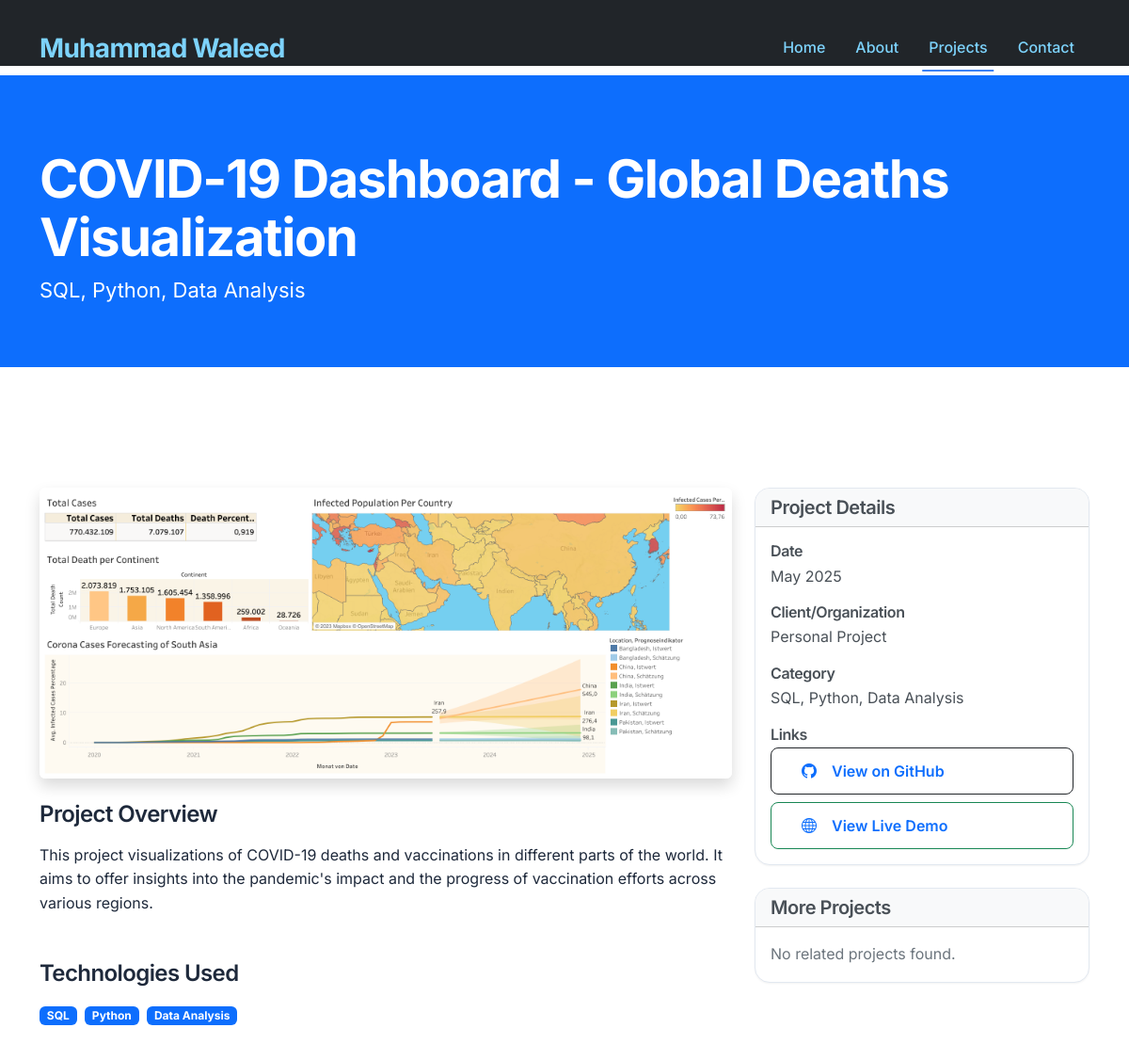
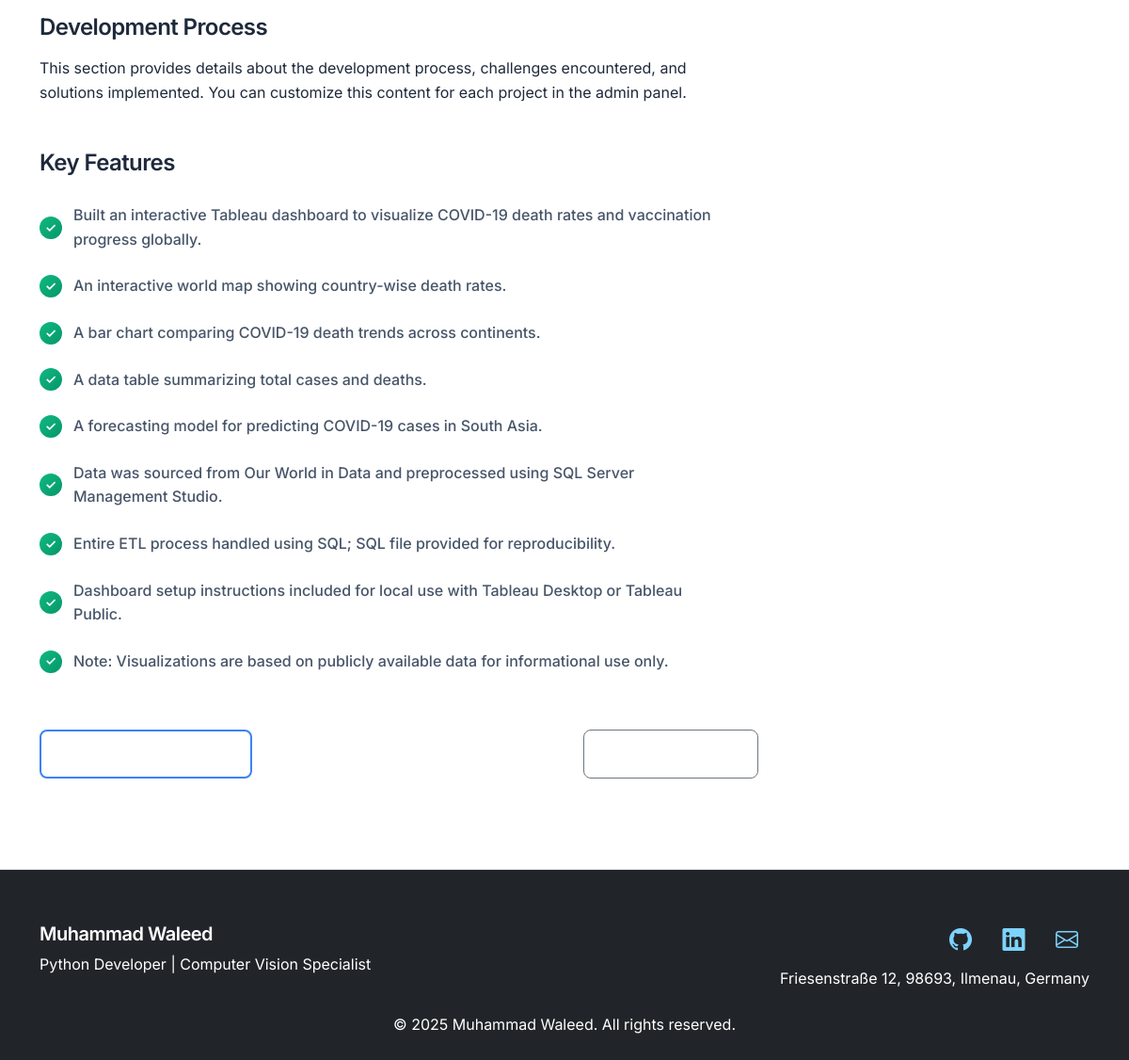
/projects/1/, run on the app's committed database (2 pictures, top to bottom).
### main/models.py (models this page shows, shortened)
class Project(models.Model):
    title = models.CharField(max_length=100)
    description = models.TextField()
    technology = models.CharField(max_length=50)
    image = models.ImageField(upload_to='project_images/', blank=True)
    github_link = models.URLField(blank=True)
    live_link = models.URLField(blank=True)
    created_at = models.DateTimeField(auto_now_add=True)
    features = models.TextField(blank=True, help_text="Use bullet points or comma-separated features.")
    results = models.TextField(blank=True, help_text="Describe the impact or results of the project.")
    class Meta:
        ordering = ['-created_at']

### main/views.py (the view)
# urls.py: path('projects/<int:pk>/', views.project_detail, name='project_detail'),
def project_detail(request, pk):
    project = get_object_or_404(Project, pk=pk)
    technologies = [tech.strip() for tech in project.technology.split(',')] if project.technology else []
    prev_project = Project.objects.filter(created_at__gt=project.created_at).order_by('created_at').first()
    next_project = Project.objects.filter(created_at__lt=project.created_at).order_by('-created_at').first()
    related_projects = Project.objects.filter(technology__icontains=project.technology).exclude(id=project.id)[:3]
    context = {
        'project': project,
        'technologies': technologies,  # Add the split technologies list
        'prev_project': prev_project,
        'next_project': next_project,
        'related_projects': related_projects
    }
    return render(request, 'main/project_detail.html', context)

### main/templates/main/project_detail.html (shortened to what this page needs)
{% extends 'main/base.html' %}
{% load static %}
{% block content %}
<section class="project-header bg-primary text-white py-5 mb-5">
    <div class="container">
        <h1 class="display-4 fw-bold">{{ project.title }}</h1>
        <p class="lead">{{ project.technology }}</p>
    </div>
</section>
<section class="project-details py-5">
    <div class="container">
        <div class="row">
            <div class="col-lg-8">
                {% if project.image %}
                <div class="project-image mb-4">
                    <img src="{{ project.image.url }}" alt="{{ project.title }}" class="img-fluid rounded shadow">
                </div>
                {% endif %}
                <div class="project-content">
                    <h2 class="h4 mb-3">Project Overview</h2>
                    <p>{{ project.description }}</p>
                    <h2 class="h4 mt-5 mb-3">Technologies Used</h2>
                    <div class="mb-4">
                        {% for tech in technologies %}
                            <span class="badge bg-primary me-1 mb-1">{{ tech }}</span>
                        {% endfor %}
                    </div>
                    <h2 class="h4 mt-5 mb-3">Development Process</h2>
                    <p>This section provides details about the development process, challenges encountered, and solutions implemented. You can customize this content for each project in the admin panel.</p>
                    {% if project.features %}
                    <h2 class="h4 mt-5 mb-3">Key Features</h2>
                    <ul class="features-list">
                        {% for feature in project.features.splitlines %}
                            <li>{{ feature }}</li>
                        {% endfor %}
                    </ul>
                    {% endif %}
                </div>
            </div>
            <div class="col-lg-4">
                <div class="project-sidebar">
                    <div class="card mb-4 shadow-sm">
                        <div class="card-header bg-light">
                            <h2 class="h5 mb-0">Project Details</h2>
                        </div>
                        <div class="card-body">
                            <div class="detail-item mb-3">
                                <h3 class="h6 mb-1">Date</h3>
                                <p class="mb-0">{{ project.created_at|date:"F Y" }}</p>
                            </div>
                            <div class="detail-item mb-3">
                                <h3 class="h6 mb-1">Client/Organization</h3>
                                <p class="mb-0">{% if project.title == "Implementation of a data acquisition and analysis software for handheld multispectral camera system" %}Carl Zeiss Jena GmbH{% elif project.title == "Video Based Human Action Recognition using reservoir computing" %}Technical University Ilmenau{% else %}Personal Project{% endif %}</p>
                            </div>
                            <div class="detail-item mb-3">
                                <h3 class="h6 mb-1">Category</h3>
                                <p class="mb-0">{{ project.technology }}</p>
                            </div>
                            <div class="detail-item">
                                <h3 class="h6 mb-1">Links</h3>
                                <div class="project-links">
                                    {% if project.github_link %}
                                    <a href="{{ project.github_link }}" class="btn btn-outline-dark mb-2 w-100" target="_blank">
                                        <i class="bi bi-github me-2"></i> View on GitHub
                                    </a>
                                    {% endif %}
                                    {% if project.live_link %}
                                    <a href="{{ project.live_link }}" class="btn btn-outline-success w-100" target="_blank">
                                        <i class="bi bi-globe me-2"></i> View Live Demo
                                    </a>
                                    {% endif %}
                                </div>
                            </div>
                        </div>
                    </div>
                    <div class="card shadow-sm">
                        <div class="card-header bg-light">
                            <h2 class="h5 mb-0">More Projects</h2>
                        </div>
                        <div class="card-body">
                            <div class="related-projects">
                                {% for related_project in related_projects %}
                                <div class="related-project mb-3">
                                    <a href="{% url 'project_detail' related_project.pk %}" class="text-decoration-none">
                                        <div class="d-flex align-items-center">
                                            {% if related_project.image %}
                                            <div class="flex-shrink-0">
                                                <img src="{{ related_project.image.url }}" alt="{{ related_project.title }}" class="img-fluid rounded" style="width: 50px; height: 50px; object-fit: cover;">
                                            </div>
                                            {% else %}
                                            <div class="flex-shrink-0 bg-light rounded d-flex align-items-center justify-content-center" style="width: 50px; height: 50px;">
                                                <i class="bi bi-code-square text-secondary"></i>
                                            </div>
                                            {% endif %}
                                            <div class="flex-grow-1 ms-3">
                                                <h3 class="h6 mb-0">{{ related_project.title }}</h3>
                                                <p class="small text-muted mb-0">{{ related_project.technology }}</p>
                                            </div>
                                        </div>
                                    </a>
                                </div>
                                {% empty %}
                                <p class="text-muted mb-0">No related projects found.</p>
                                {% endfor %}
                            </div>
                        </div>
                    </div>
                </div>
            </div>
        </div>
        <div class="row mt-5">
            <div class="col-12">
                <div class="navigation-links d-flex justify-content-between">
                    {% if prev_project %}
                    <a href="{% url 'project_detail' prev_project.pk %}" class="btn btn-outline-primary">
                        <i class="bi bi-arrow-left me-2"></i> Previous Project
                    </a>
                    {% else %}
                    <div></div>
                    {% endif %}
                    <a href="{% url 'projects' %}" class="btn btn-outline-secondary">
                        <i class="bi bi-grid me-2"></i> All Projects
                    </a>
                </div>
            </div>
        </div>
    </div>
</section>
{% endblock %}

### static/css/style.css (style rules this page uses)
:root { --background-main: #ffffff; --background-secondary: #f8fafc; --background-card: #ffffff; --text-primary: #1e293b; --text-secondary: #475569; --text-muted: #64748b; --accent-primary: #3b82f6; --accent-secondary: #10b981; --accent-tertiary: #8b5cf6; --border-light: #e2e8f0; --border-medium: #cbd5e1; --shadow-sm: 0 1px 2px 0 rgb(0 0 0 / 0.05); --shadow-md: 0 4px 6px -1px rgb(0 0 0 / 0.1), 0 2px 4px -2px rgb(0 0 0 / 0.1); --shadow-lg: 0 10px 15px -3px rgb(0 0 0 / 0.1), 0 4px 6px -4px rgb(0 0 0 / 0.1); --shadow-xl: 0 20px 25px -5px rgb(0 0 0 / 0.1), 0 8px 10px -6px rgb(0 0 0 / 0.1); --gradient-primary: linear-gradient(135deg, #3b82f6 0%, #1d4ed8 100%); --gradient-secondary: linear-gradient(135deg, #10b981 0%, #059669 100%); }
*, *::before, *::after { box-sizing: border-box; }
body { font-family: 'Inter', -apple-system, BlinkMacSystemFont, 'Segoe UI', Roboto, sans-serif !important; background-color: var(--background-main) !important; color: var(--text-primary) !important; line-height: 1.6; margin: 0; padding: 0; padding-top: 80px; -webkit-font-smoothing: antialiased; -moz-osx-font-smoothing: grayscale; }
section:first-child { padding-top: 2rem; }
.container:first-child { padding-top: 2rem; }
h1, h2, h3, h4, h5, h6 { color: var(--text-primary) !important; font-weight: 600 !important; letter-spacing: -0.025em; line-height: 1.2; }
.display-4 { font-size: 3.5rem !important; font-weight: 700 !important; color: var(--text-primary) !important; line-height: 1.1; }
.lead { font-size: 1.375rem !important; font-weight: 400 !important; color: var(--text-secondary) !important; line-height: 1.6; }
.btn { font-weight: 600 !important; padding: 0.75rem 2rem !important; border-radius: 0.5rem !important; transition: all 0.3s ease !important; text-decoration: none !important; display: inline-flex; align-items: center; gap: 0.5rem; }
.btn-outline-primary { border: 2px solid var(--accent-primary) !important; color: var(--accent-primary) !important; background: transparent !important; }
.card { background: var(--background-card) !important; border: 1px solid var(--border-light) !important; border-radius: 1rem !important; box-shadow: var(--shadow-sm) !important; transition: all 0.3s ease !important; overflow: hidden; }
.features-list { list-style: none; padding: 0; margin: 0; }
.features-list li { display: flex; align-items: center; padding: 0.75rem 0; color: var(--text-secondary); font-weight: 500; }
.features-list li::before { content: '✓'; background: var(--gradient-secondary); color: white; border-radius: 50%; width: 1.5rem; height: 1.5rem; display: flex; align-items: center; justify-content: center; margin-right: 0.75rem; font-size: 0.875rem; font-weight: 600; flex-shrink: 0; }
.bg-light, .bg-light *, .education-item, .education-item *, .contact-info, .contact-info *, .card, .card *, .hero, .hero * { color: #495057 !important; }
.bg-dark, .bg-dark *, .bg-primary, .bg-primary *, .navbar-dark, .navbar-dark *, .footer, .footer *, .about-header, .about-header * { color: #ffffff !important; }
.badge { color: white !important; }
.btn { color: white !important; }
.bg-light a, .card a, .education-item a, .contact-info a { color: #0d6efd !important; }
.bg-light .text-muted, .card .text-muted, .education-item .text-muted { color: #6c757d !important; }
.bg-light .bi, .card .bi, .contact-info .bi { color: #0d6efd !important; }

### data on the page
Project: title "COVID-19 Dashboard - Global Deaths Visualization", technology "SQL, Python, Data Analysis", image (picture), description "This project visualizations of COVID-19 deaths and vaccinations in different parts of the world. It aims to offer insights into the pandemic's impact and the progress of vaccination efforts across various regions.", created_at "May 2025"

### other printed values
{{ tech }} "SQL" "Python" "Data Analysis"
{{ feature }} "Built an interactive Tableau dashboard to visualize COVID-19 death rates and vaccination progress globally." "An interactive world map showing country-wise death rates." "A bar chart comparing COVID-19 death trends across continents." "A data table summarizing total cases and deaths." "A forecasting model for predicting COVID-19 cases in South Asia." "Data was sourced from Our World in Data and preprocessed using SQL Server Management Studio." "Entire ETL process handled using SQL; SQL file provided for reproducibility." "Dashboard setup instructions included for local use with Tableau Desktop or Tableau Public." "Note: Visualizations are based on publicly available data for informational use only."
